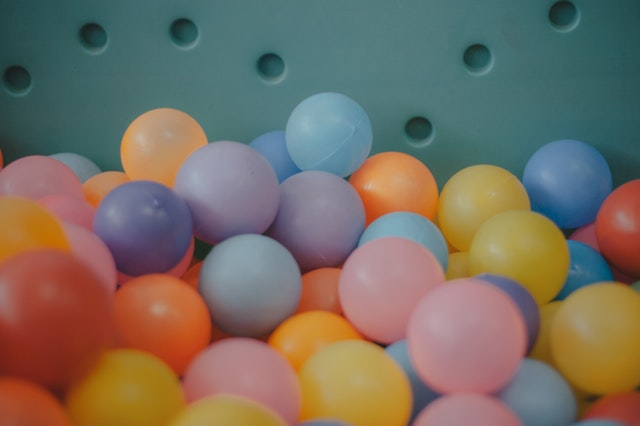
#> input picture Bolum_05_Hough_Transforms/balls.jpg, 640 x 426 px, given in place of the camera
$ jupyter execute --allow-errors c05_Real_Time_Shape_Detection.ipynb
#> lines starting #> are read from the running program, lines starting #| are printed output that depends on the picture; after the words box and inside, x2 and y2 are one past the last pixel; in counts of white or black regions, pixels touching at a corner belong together
[cell 1]
import cv2
import numpy as np

[cell 2]
def nothing(x):
    pass

[cell 3]
cap = cv2.VideoCapture(0)
cv2.namedWindow("Settings")

cv2.createTrackbar("Lower-Hue", "Settings", 0, 180, nothing)
#> slider 'Lower-Hue' is set to 36
cv2.createTrackbar("Lower-Saturation", "Settings", 0, 255, nothing)
#> slider 'Lower-Saturation' is set to 51
cv2.createTrackbar("Lower-Value", "Settings", 0, 255, nothing)
#> slider 'Lower-Value' is set to 51

cv2.createTrackbar("Upper-Hue", "Settings", 0, 180, nothing)
#> slider 'Upper-Hue' is set to 180
cv2.createTrackbar("Upper-Saturation", "Settings", 0, 255, nothing)
#> slider 'Upper-Saturation' is set to 255
cv2.createTrackbar("Upper-Value", "Settings", 0, 255, nothing)
#> slider 'Upper-Value' is set to 255

font = cv2.FONT_HERSHEY_SIMPLEX

while 1:
    ret, frame = cap.read()
#> frame is the input picture: shape (426, 640, 3); mean B, G, R 97.5, 110.1, 120
    if ret == False:
        break
    frame = cv2.flip(frame,1)
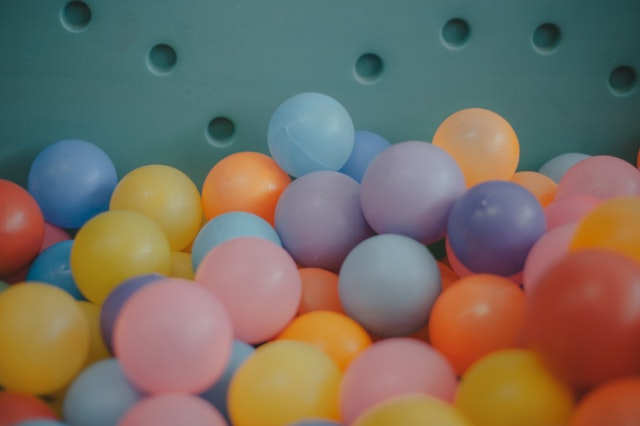
#> frame: shape (426, 640, 3); mean B, G, R 97.5, 110.1, 120

    hsv = cv2.cvtColor(frame, cv2.COLOR_BGR2HSV)
#> hsv: shape (426, 640, 3); mean H, S, V 76.2, 115.2, 140.5

    lh = cv2.getTrackbarPos("Lower-Hue", "Settings")
    ls = cv2.getTrackbarPos("Lower-Saturation", "Settings")
    lv = cv2.getTrackbarPos("Lower-Value", "Settings")
    uh = cv2.getTrackbarPos("Upper-Hue", "Settings")
    us = cv2.getTrackbarPos("Upper-Saturation", "Settings")
    uv = cv2.getTrackbarPos("Upper-Value", "Settings")

    lower_color = np.array([lh, ls, lv])
    upper_collor = np.array([uh, us, uv])

    mask = cv2.inRange(hsv, lower_color, upper_collor)
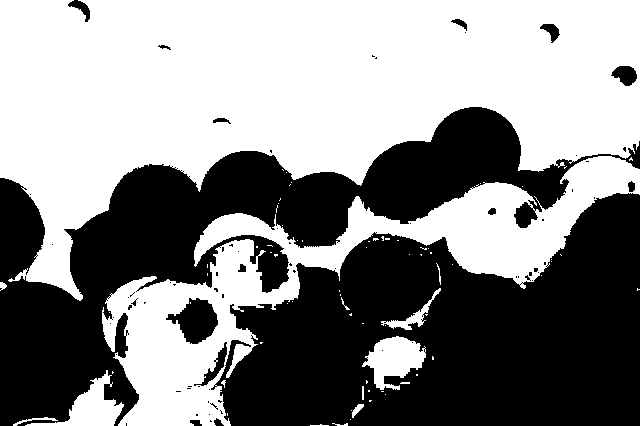
#> mask: shape (426, 640); 53.8% white; 72 black regions (57 under 20 px), largest, box (x1, y1, x2, y2) and area: (211, 193, 640, 426) 66528, (0, 107, 640, 426) 56237, (166, 298, 218, 344) 1382
    kernel = np.ones((5,5), np.uint8) # siyah noktaları silmek için
    mask = cv2.erode(mask, kernel)
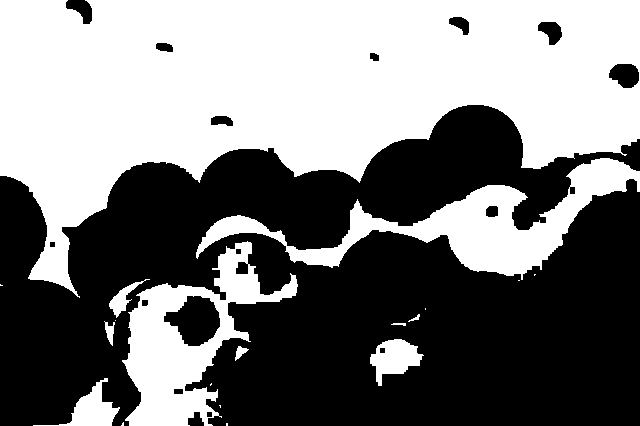
#> mask: shape (426, 640); 48.6% white; 19 white regions (9 under 20 px)

    contours, _ = cv2.findContours(mask, cv2.RETR_TREE, cv2.CHAIN_APPROX_SIMPLE)
#> contours = 35 contours, 11 with area under 20; largest, box (x1, y1, x2, y2) and area: (0, 0, 640, 298) 103574, (122, 241, 298, 426) 13668, (196, 158, 640, 280) 13536, (163, 295, 221, 347) 1900, (370, 339, 424, 386) 1324

    for cnt in contours:
        area =cv2.contourArea(cnt)
        epsilon = 0.02 * cv2.arcLength(cnt, True) # true şeklin kapalı olduğunu gösterir
        approx = cv2.approxPolyDP(cnt, epsilon,  True)

        x = approx.ravel()[0]
        y = approx.ravel()[1]

        if area > 400:
            cv2.drawContours(frame, [approx], 0, (0,0,255), 5)

            if len(approx) == 3:
                cv2.putText(frame, "Triangle", (x,y), font, 1, (255,0,0))
            elif len(approx) == 4:
                cv2.putText(frame, "Rectangle", (x,y), font, 1, (255,0,0))
            elif len(approx) == 5:
                cv2.putText(frame, "Pentagon", (x,y), font, 1, (255,0,0))
            elif len(approx) == 6:
                cv2.putText(frame, "Hexagon", (x,y), font, 1, (255,0,0))
            elif len(approx) >= 7:
                cv2.putText(frame, "Circle", (x,y), font, 1, (255,0,0))
            else:
                break
#> this loop made 35 passes
#> (area, epsilon, x, y) on passes 5, 7, 8, 10, 16, 18, 19, 20, 21, 22, 23, 24: (1214.5, 5.27, 119, 407), (1324, 3.67, 417, 346), (34, 0.433, 379, 348), (105.5, 1.37, 104, 321), (365.5, 2.8, 149, 279), (13668.5, 20.62, 295, 275), (34, 0.433, 206, 412), (58, 0.593, 173, 389), (45.5, 0.501, 141, 300), (1900, 3.87, 187, 295), (148.5, 0.958, 238, 261), (34, 0.433, 235, 249)
#> (area, epsilon, approx, x, y) on pass 6: (78, 0.893, [[248, 349], [238, 346], [236, 351], [235, 360]], 248, 349)
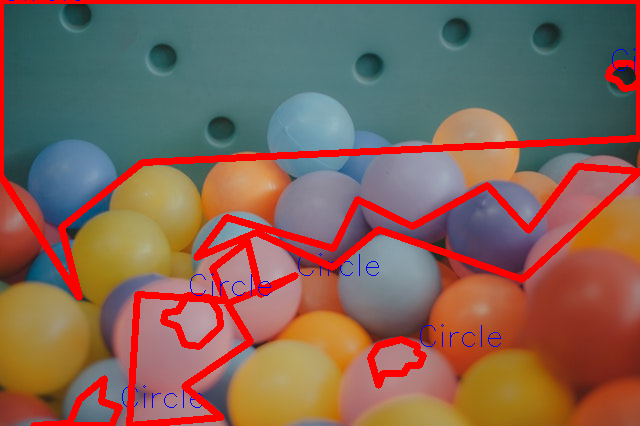
#> frame: shape (426, 640, 3); 9.53% of pixels changed, all inside (x1, y1, x2, y2) = (0, 0, 640, 426)


    cv2.imshow("frame",frame)
    cv2.imshow("mask",mask)

    if cv2.waitKey(24) & 0xFF == ord("q"):
#> (key q is pressed here)
        break

#> (the rest of this cell did not finish here and is left out)
